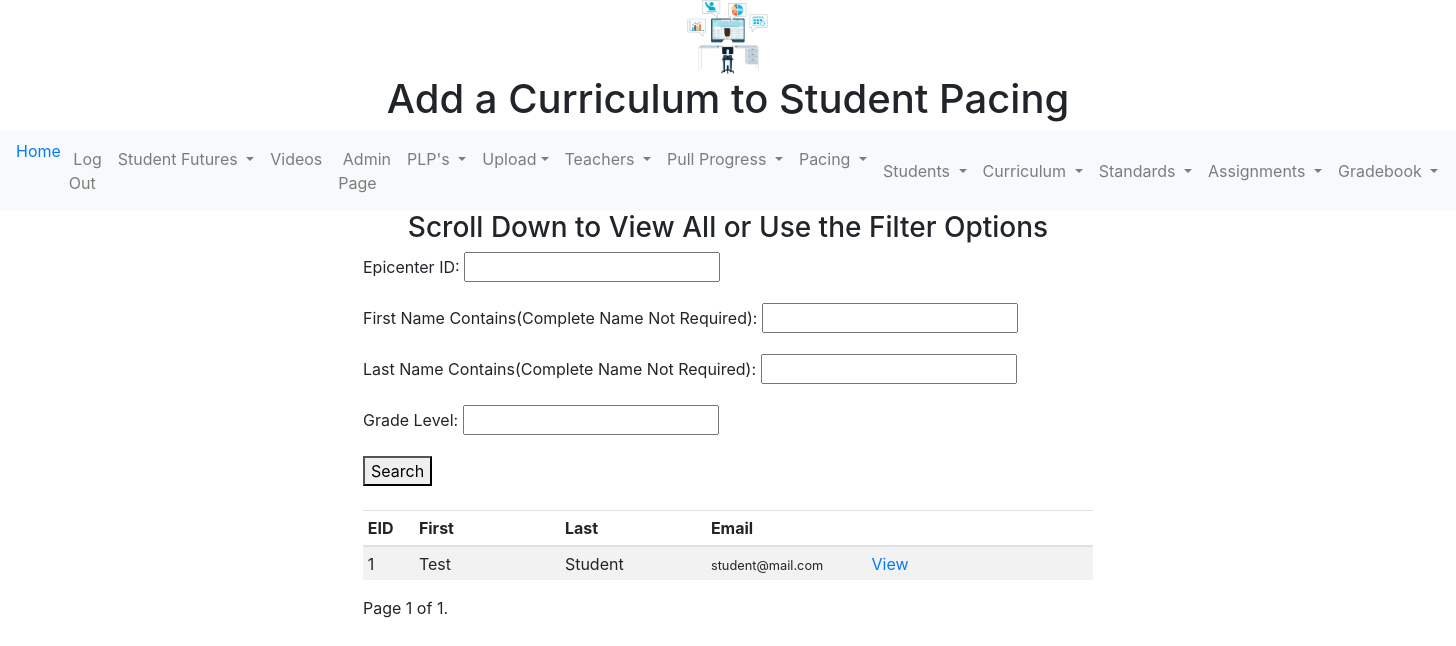
The page /curriculum-schedule/ (signed in) on the database its author committed.
### mygrades/models.py (models this page shows, shortened)
class Student(models.Model):
    GRADELEVEL = [
        ("PK", "Pre-K"),
        ("K", "K"),
        ("1", "1"),
        ("2", "2"),
        ("3", "3"),
        ("4", "4"),
        ("5", "5"),
        ("6", "6"),
        ("7", "7"),
        ("8", "8"),
        ("High School", "High School"),
    ]
    epicenter_id = models.CharField(
        null=False, blank=False, unique=True, max_length=10
    )
    last_name = models.CharField(null=False, max_length=50)
    first_name = models.CharField(null=False, max_length=50)
    email = models.EmailField(null=False, max_length=120)
    phone_number = models.CharField(null=False, max_length=50)
    additional_email = models.EmailField(max_length=120, null=True)
    additional_phone_number = models.CharField(max_length=20, null=True)
    grade = models.CharField(max_length=20, choices=GRADELEVEL, null=False)
    curriculum = models.ForeignKey('curriculum', null=True, blank=True, on_delete=models.SET_NULL)
    teacher_email = models.CharField(max_length=75, null=False)
    birthdate = models.DateField(max_length=30, null=True)
    goog_calendar = models.CharField(max_length=200, null=True)
    def get_curriculum_list_url(self):
        return f"/curriculum-schedule-detail/" + str(self.pk) + "/"

### mygrades/views.py (the view)
# urls.py: path("curriculum-schedule/", student_curriculum_schedule),
@login_required
def student_curriculum_schedule(request):
    my_title = "Add a Curriculum to Student Pacing"
    if request.user.groups.filter(name="Owner").count() > 0:
        qs = Student.objects.all()
    else:
        qs = Student.objects.filter(teacher_email=request.user.email)
    student_filter = StudentFilter(request.GET, queryset=qs)
    p = Paginator(student_filter.qs, 10)
    page = request.GET.get('page',1)
    object_list = p.get_page(page)
    template_name = "student_curriculum_view.html"
    context = {"object_list": object_list, "filter": student_filter, "title": my_title}
    return render(request, template_name, context)

### mygrades/templates/student_curriculum_view.html (shortened to what this page needs)
{% extends "base.html" %}
{% block content %}
<h3 align="center"> Scroll Down to View All or Use the Filter Options </h3>
<form method="get">
    {{ filter.form.as_p }}
    <button type="submit">Search</button>
</form>
<br/>
<table class="table table-sm table-striped">
<thead>
<tr>
  <th style="width: 7%">EID</th>
  <th style="width: 20%">First</th>
  <th style="width: 20%">Last</th>
  <th style="width: 22%">Email</th>
  <th></th>
</tr>
<thead>
<tbody>
{% for object in object_list %}
{% include 'student_curriculum_inline.html'%}
{% endfor %}
</tbody>
</table>
<div class="pagination">
    <span class="step-links">
        <span class="current">
            Page {{ object_list.number }} of {{ object_list.paginator.num_pages }}.
        </span>
    </span>
</div>
{% endblock %}

### mygrades/templates/student_curriculum_inline.html
<tr>
<td>{{ object.epicenter_id }}</td><td>{{ object.first_name }}</td><td>{{ object.last_name }}</td><td><small>{{ object.email }}</small></td><td><a href='{{ object.get_curriculum_list_url }}' >View</a></td>
</tr>

### rows shown on the page
Student: epicenter_id "1", first_name "Test", last_name "Student", email "student@mail.com"

### other values the page prints
{{ title }} "Add a Curriculum to Student Pacing"
{{ object_list.number }} "1"
{{ object_list.paginator.num_pages }} "1"
